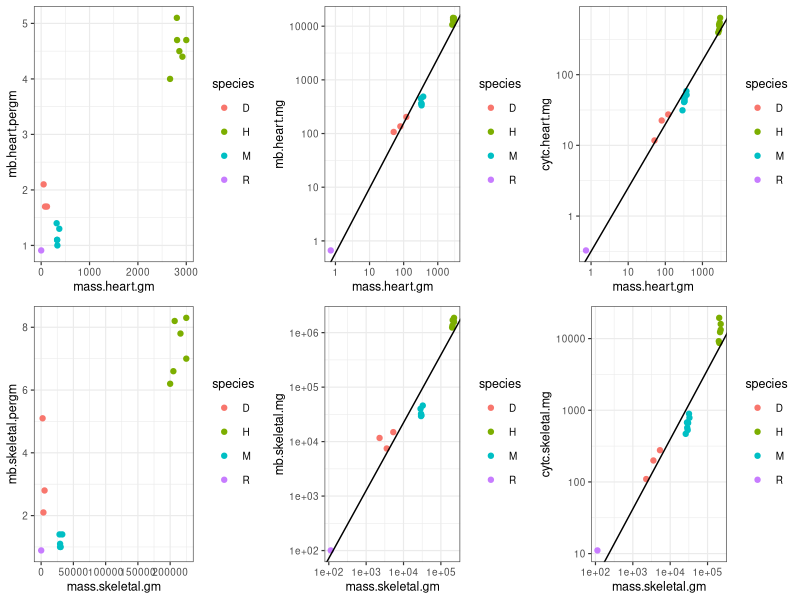
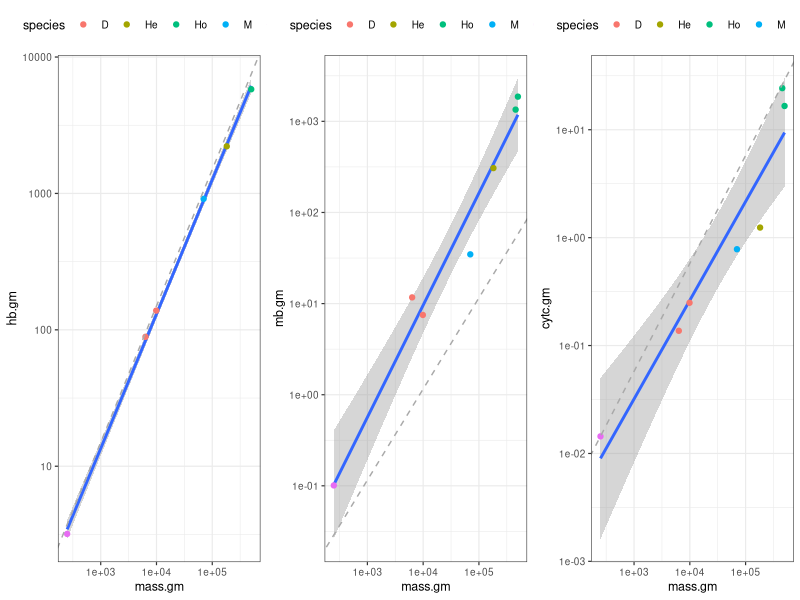

These figures' R source, in order:
require(ggplot2)
require(gridExtra)



# Table III

# heart
mass.heart.gm <- c(0.73, 51, 80, 120, 290, 320, 320, 330, 330, 335, 
                   370, 375, 2665, 3000, 2805, 2810, 2857, 2920)
mb.heart.pergm <- c(0.91, 2.1, 1.7, 1.7, NA, NA, 1.4, 1.1, 1.1, 1.0, 
                    NA, 1.3, 4.0, 4.7, 5.1, 4.7, 4.5, 4.4)
cytc.heart.pergm <- c(0.447, 0.230, 0.281, 0.228, 0.108, 0.148, 0.128,
                      0.137, 0.127, 0.146, 0.158, 0.138, 0.148, 0.212,
                      0.152, 0.182, 0.171, 0.187)

# skeletal muscle
mass.skeletal.gm <- c(0.113, 2.286, 3.557, 5.328, 26.04, 28.14, 28.56,
                      29.40, 29.40, 30.24, 31.92, 32.76, 200, 205, 207,
                      216, 225, 225)*(10^3)
mb.skeletal.pergm <- c(0.89, 5.1, 2.1, 2.8, NA, NA, 1.4, 1.1, 1.0, 1.0,
                       NA, 1.4, 6.2, 6.6, 8.2, 7.8, 7.0, 8.3)
cytc.skeletal.pergm <- c(0.098, 0.048, 0.056, 0.052, 0.018, 0.024, 0.020,
                         0.023, 0.018, 0.022, 0.028, 0.024, 0.046, 0.095,
                         0.042, 0.057, 0.071, 0.059)

# species
species <- c("R", "D", "D", "D", "M", "M", 
             "M", "M", "M", "M", "M", "M", 
             "H", "H", "H", "H", "H", "H")

d <- data.frame(mass.heart.gm = mass.heart.gm,
                mb.heart.pergm = mb.heart.pergm,
                cytc.heart.pergm = cytc.heart.pergm,
                mb.heart.mg = mass.heart.gm*mb.heart.pergm,
                cytc.heart.mg = mass.heart.gm*cytc.heart.pergm,
                mass.skeletal.gm = mass.skeletal.gm,
                mb.skeletal.pergm = mb.skeletal.pergm,
                cytc.skeletal.pergm = cytc.skeletal.pergm,
                mb.skeletal.mg = mass.skeletal.gm*mb.skeletal.pergm,
                cytc.skeletal.mg = mass.skeletal.gm*cytc.skeletal.pergm,
                species = species)



grid.arrange(
  ggplot(data = d)+
    geom_point(aes(x = mass.heart.gm, y = mb.heart.pergm, col = species))+
    theme_bw(base_size = 9),
  ggplot(data = d)+
    geom_point(aes(x = mass.heart.gm, y = mb.heart.mg, col = species))+
    theme_bw(base_size = 9)+
    scale_x_log10()+
    scale_y_log10()+
    geom_abline(slope = 1.21, intercept = -0.228),
  ggplot(data = d)+
    geom_point(aes(x = mass.heart.gm, y = cytc.heart.mg, col = species))+
    theme_bw(base_size = 9)+
    scale_x_log10()+
    scale_y_log10()+
    geom_abline(slope = 0.899, intercept = -0.5),
  ggplot(data = d)+
    geom_point(aes(x = mass.skeletal.gm, y = mb.skeletal.pergm, col = species))+
    theme_bw(base_size = 9),
  ggplot(data = d)+
    geom_point(aes(x = mass.skeletal.gm, y = mb.skeletal.mg, col = species))+
    theme_bw(base_size = 9)+
    scale_x_log10()+
    scale_y_log10()+
    geom_abline(slope = 1.245, intercept = -0.633),
  ggplot(data = d)+
    geom_point(aes(x = mass.skeletal.gm, y = cytc.skeletal.mg, col = species))+
    theme_bw(base_size = 9)+
    scale_x_log10()+
    scale_y_log10()+
    geom_abline(slope = 0.972, intercept = -1.294),
  nrow = 2)


# heart
summary(lm(log10(d$mb.heart.mg)~log10(d$mass.heart.gm)))
summary(lm(log10(d$cytc.heart.mg)~log10(d$mass.heart.gm)))

# skeletal muscle
summary(lm(log10(d$mb.skeletal.mg)~log10(d$mass.skeletal.gm)))
summary(lm(log10(d$cytc.skeletal.mg)~log10(d$mass.skeletal.gm)))







# Table IV
species <- c("R", "D", "D", "M", "He", "Ho", "Ho")
mass.gm <- c(0.250, 9.88, 6.35, 70, 182, 500, 455)*(10^3)
skeletal.mass.gm <- c(0.113, 3.56, 2.29, 29.40, 81.9, 225, 205)*(10^3)

hb.gm <- c(3.19, 138.3, 88.9, 912.8, 2215, 5805, NA)
mb.gm <- c(0.101, 7.5, 11.7, 34.7, 307, 1867.5, 1345.2)
cytc.gm <- c(0.0144, 0.249, 0.137, 0.781, 1.24, 16.6, 24.3)


t <- data.frame(species = species,
                mass.gm = mass.gm,
                skeletal.mass.gm = skeletal.mass.gm,
                hb.gm = hb.gm,
                mb.gm = mb.gm,
                cytc.gm = cytc.gm)

summary(lm(log10(t$hb.gm)~log10(t$mass.gm)))
summary(lm(log10(t$cytc.gm)~log10(t$mass.gm)))
summary(lm(log10(t$mb.gm)~log10(t$mass.gm)))
rm(species, mass.gm, skeletal.mass.gm, hb.gm, mb.gm, cytc.gm)

grid.arrange(
  ggplot(data = t)+
    geom_smooth(aes(x = mass.gm, y = hb.gm), method = 'lm')+
    geom_point(aes(x = mass.gm, y = hb.gm, col = species))+
    theme_bw(base_size = 9)+
    theme(legend.position = "top")+
    scale_x_log10()+
    scale_y_log10()+
    geom_abline(slope = 1, intercept = -1.825, col = "darkgray", linetype = "dashed"),
  ggplot(data = t)+
    geom_smooth(aes(x = mass.gm, y = mb.gm), method = 'lm')+
    geom_point(aes(x = mass.gm, y = mb.gm, col = species))+
    theme_bw(base_size = 9)+
    theme(legend.position = "top")+
    scale_x_log10()+
    scale_y_log10()+
    geom_abline(slope = 1, intercept = -3.937, col = "darkgray", linetype = "dashed"),
  ggplot(data = t)+
    geom_smooth(aes(x = mass.gm, y = cytc.gm), method = 'lm')+
    geom_point(aes(x = mass.gm, y = cytc.gm, col = species))+
    theme_bw(base_size = 9)+
    theme(legend.position = "top")+
    scale_x_log10()+
    scale_y_log10()+
    geom_abline(slope = 1, intercept = -4.239, col = "darkgray", linetype = "dashed"),
  nrow = 1)
